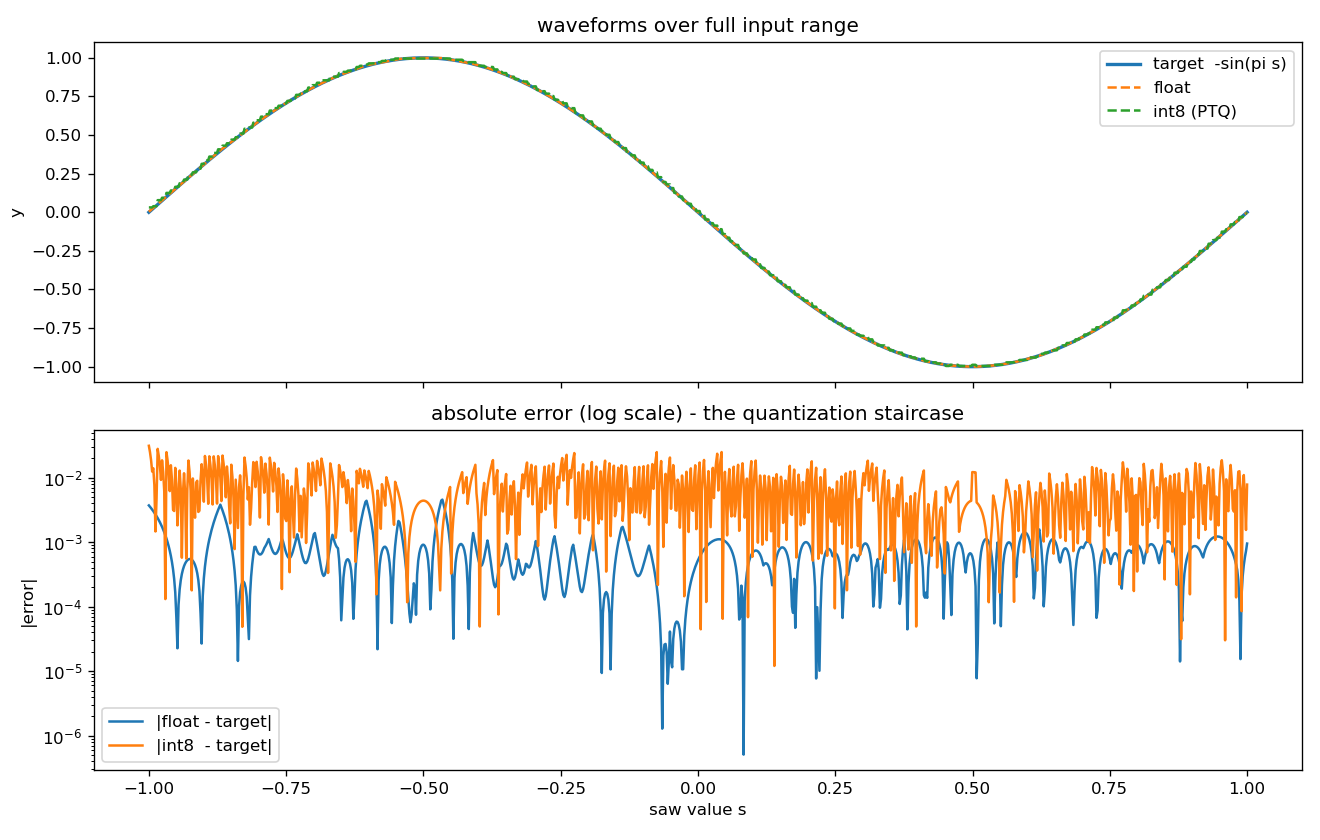

This chart was generated by the following Python code:
# -*- coding: utf-8 -*-
"""
诊断/工具脚本(非教学本体): int8 模型的全量精度体检 + 金标准导出

做什么:
  1. 用 1000 点均匀覆盖 s ∈ [-1,1], 分别跑 float 模型与 int8 模型 (onnxruntime)
  2. 与解析目标 y = -sin(pi*s) 对比 -> 看清"量化到底损失了多少"
  3. 保存金标准向量 golden_vectors.npz (供 C 版对拍用)
  4. 出图 batch_bench.png

用法(在 Charge_Num 目录, torch 环境):
  python batch_bench.py
"""

import os

import matplotlib.pyplot as plt
import numpy as np
import onnx
import onnxruntime as ort

OUT_DIR = os.path.dirname(os.path.abspath(__file__))
FLOAT_ONNX = os.path.join(OUT_DIR, "saw2sin.onnx")
INT8_ONNX = os.path.join(OUT_DIR, "saw2sin_int8.onnx")
N = 1000

# ---------- 1. 造数据 + 两个模型各跑一遍 ----------
s = np.linspace(-1.0, 1.0, N, dtype=np.float32).reshape(-1, 1)
y_true = -np.sin(np.pi * s)

sess_f = ort.InferenceSession(FLOAT_ONNX, providers=["CPUExecutionProvider"])
sess_q = ort.InferenceSession(INT8_ONNX, providers=["CPUExecutionProvider"])
y_f = sess_f.run(["y"], {"s": s})[0]
y_q = sess_q.run(["y"], {"s": s})[0]

# ---------- 2. 取中间张量(开后门), 给 C 版当"中间结果"对拍的标准 ----------
m = onnx.load(INT8_ONNX)
extra = []
for name in ["/net/net.1/Relu_output_0_QuantizeLinear_Output",
             "/net/net.3/Relu_output_0_QuantizeLinear_Output"]:
    vi = onnx.helper.ValueInfoProto()
    vi.name = name
    m.graph.output.append(vi)
    extra.append(name)
sess_q2 = ort.InferenceSession(m.SerializeToString(),
                               providers=["CPUExecutionProvider"])
q1, q2 = sess_q2.run(extra, {"s": s})
print("intermediate shapes: q1=%s q2=%s" % (q1.shape, q2.shape))


def report(tag, y):
    d = np.abs(y - y_true)
    print("%-14s vs target: max=%.3e  mean=%.3e" % (tag, d.max(), d.mean()))
    return d


print("=" * 66)
d_f = report("float", y_f)
d_q = report("int8 (ORT)", y_q)
print("quantization cost: error grows %.1fx  (%.2e -> %.2e)"
      % (d_q.max() / d_f.max(), d_f.max(), d_q.max()))
print("=" * 66)

# ---------- 3. 导出金标准 ----------
npz = os.path.join(OUT_DIR, "golden_vectors.npz")
np.savez(npz,
         s=s.astype(np.float32),
         y_true=y_true.astype(np.float32),
         y_float=y_f.astype(np.float32),
         y_int8=y_q.astype(np.float32),
         q1_int8=q1,          # (1000,64) int8
         q2_int8=q2)          # (1000,64) int8
print("saved:", npz)
print("  keys: s, y_true, y_float, y_int8, q1_int8, q2_int8")

# ---------- 4. 出图 ----------
fig, axes = plt.subplots(2, 1, figsize=(11, 7), sharex=True)

axes[0].plot(s.ravel(), y_true.ravel(), lw=2, label="target  -sin(pi s)")
axes[0].plot(s.ravel(), y_f.ravel(), "--", lw=1.5, label="float")
axes[0].plot(s.ravel(), y_q.ravel(), "--", lw=1.5, label="int8 (PTQ)")
axes[0].legend()
axes[0].set_title("waveforms over full input range")
axes[0].set_ylabel("y")

axes[1].semilogy(s.ravel(), d_f.ravel() + 1e-12, label="|float - target|")
axes[1].semilogy(s.ravel(), d_q.ravel() + 1e-12, label="|int8  - target|")
axes[1].legend()
axes[1].set_title("absolute error (log scale) - the quantization staircase")
axes[1].set_xlabel("saw value s")
axes[1].set_ylabel("|error|")

plt.tight_layout()
png = os.path.join(OUT_DIR, "batch_bench.png")
plt.savefig(png, dpi=120)
print("saved:", png)
plt.show()
